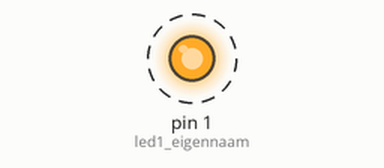
Recording of a sketch running on a simulated Arduino Uno, built with avr-gcc and run on an emulated ATmega328P. On the bench: output pins drawn as LEDs (lit = HIGH). Dashed ring = blinking.

Above: at 0.5 s.
Timing chart, 0 to 4.6 s (numbered marks = the images above):
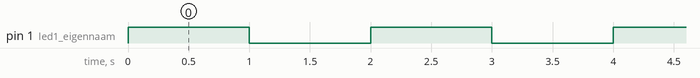

The sketch:

Knipperen.ino
```cpp
/*
De eerste code
*/
int led1_eigennaam = 1;
// De setup functie gaat 1x wanneer je reset of spanning op de arduino zet.
void setup() {
  // initialize digital pin led1_eigennaam as an output.
  pinMode(led1_eigennaam, OUTPUT);
}

// the loop function runs over and over again forever
void loop() {
  digitalWrite(led1_eigennaam, HIGH);  // turn the LED on (HIGH is the voltage level)
  delay(1000);                      // wait for a second
  digitalWrite(led1_eigennaam, LOW);   // turn the LED off by making the voltage LOW
  delay(1000);                      // wait for a second
}
```

Measured:
- by itself, pin 1 (led1_eigennaam): alternates HIGH for 1.0 s and LOW for 1.0 s
